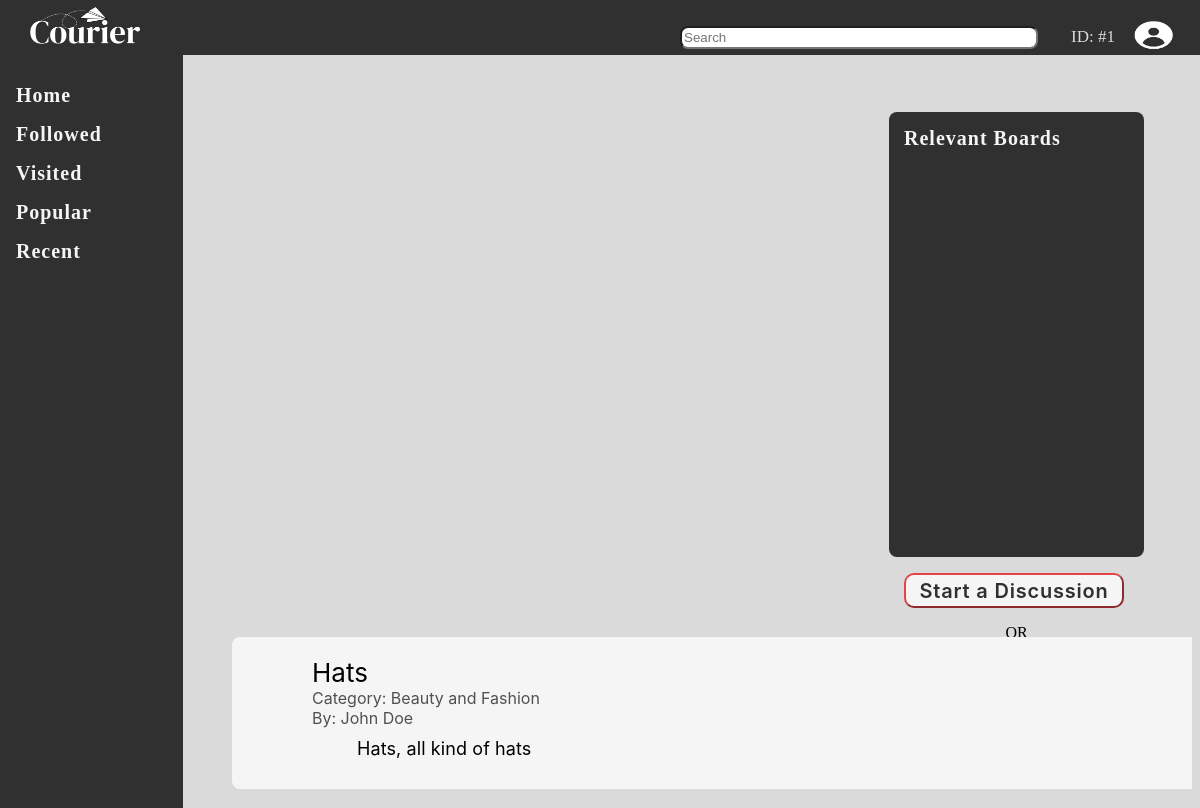
The page /courier/data/thread.php?id=4 (signed in) on the database its author committed.
### tables this page shows
CREATE TABLE `thread` (
  `id` int(11) NOT NULL,
  `header` varchar(255) DEFAULT NULL,
  `body` text DEFAULT NULL,
  `byUser_id` int(11) DEFAULT NULL,
  `thread_type_id` int(11) DEFAULT NULL,
  `followBy_id` int(11) DEFAULT NULL,
  `viewBy` int(11) DEFAULT NULL,
  `date_created` date DEFAULT NULL
);

CREATE TABLE `thread_type` (
  `id` int(11) NOT NULL,
  `name` varchar(255) DEFAULT NULL
);

CREATE TABLE `user` (
  `id` int(11) NOT NULL,
  `username` varchar(255) DEFAULT NULL,
  `email` varchar(255) DEFAULT NULL,
  `password` varchar(255) DEFAULT NULL,
  `country_id` int(11) DEFAULT NULL,
  `usertype_id` int(11) DEFAULT NULL,
  `date_created` date DEFAULT NULL,
  `birthday` date DEFAULT NULL
);

### courier/data/thread.php (the view, shortened to what this page needs)
<?php
    require_once "../index/index.php";
    if(isset($_GET['id'])){
        $id = $_GET['id'];
        $query = "SELECT t.*, t_t.name, u.username FROM  `thread` t, `thread_type` t_t, `user` u WHERE t.id = '$id' AND t.byUser_id = u.id AND t.thread_type_id = t_t.id";
        $result = mysqli_query($conn, $query);
        $row=mysqli_fetch_assoc($result);
    }
?>
<!DOCTYPE html>
<html lang="en">
<head>
    <link rel="stylesheet" href="thread.css">
</head>
<body>
    <div class="topPanel">
        <div class="logo">
            <a href="../userType/member/home.php" title="Go to home page"><img src="../media/logo/courier_logo_primary_alt.png" alt="Courier Logo" style="width: 120px"></a>
        </div>
        <span class="profileNav" onclick="openNav()" style>
            <div class="userProfile" title="<?php echo($_SESSION['user'])?>">
                <label class="profile">ID: #<?php echo($_SESSION['id'])?></label>
                <img src="../media/logo/profile.png" alt="profile icon" class="profileImage">
            </div>
        </span>
        <div class="searchBarContainer">
            <input class="searchBar" type="text" name="searchBar" placeholder="Search">
        </div>
    </div>
    <div class="sidePanelLeft">
        <div class="navigationMenu">
            <a href="../userType/member/home.php">
                <div class="navigationBtn navigationUnselected">
                    Home
                </div>
            </a>
            <a href="followed.php">
                <div class="navigationBtn navigationUnselected">
                    Followed
                </div>
            </a>
            <a href="visited.php">
                <div class="navigationBtn navigationUnselected">
                    Visited
                </div>
            </a>
            <a href="popular.php">
                <div class="navigationBtn navigationUnselected">
                    Popular
                </div>
            </a>
            <a href="recent.php">
                <div class="navigationBtn navigationUnselected">
                    Recent
                </div>
            </a>
        </div>
    </div>
    <div class="sidePanelRight">
        <div class="containerSecondary">
            <label class="navigationBtn relevantBoards">Relevant Boards</label>
        </div>
        <div class="createPostContainer">
            <a href="../create/newDiscussion2.php?id=<?php echo("$id")?>"><button class="createBtn">Start a Discussion</button></a>
            <p style="text-align: center;">OR</p>
            <a href="../create/newThread.php"><button class="createBtn">Create New Thread</button></a>
        </div>
    </div>
    <div class="container">
        <div class="threadInfo">
            <label for="threadTitle" class="threadInfo title"><?php echo($row['header'])?></label><br>
            <label for="threadType" class="threadInfo info">Category: <?php echo($row['name'])?></label><br>
            <label for="byUser " class="threadInfo info">By: <?php echo($row['username'])?></label><br>
            <div class="discriptionDiv">
                <label for="threadDescription " class="threadInfo description"><?php echo($row['body'])?></label><br>
            </div>
        </div>
    </div>
</body>
</html>

### courier/data/thread.css (style rules this page uses)
body { background-color: #dadada; overflow-y: scroll; min-height: 100vh; }
html { height: 100vh; }
html { overflow-y:hidden; }
a, a:hover, a:focus, a:active { text-decoration: none; color: inherit; }
.topPanel { position: fixed; padding-right: 20px; width: 100%; height: 65px; top: -10px; left: -8px; right: -20px; background: #303030; z-index: 1; }
.logo { width: 120px; position: fixed; float:left; top: -5px; left: 25px; }
.searchBarContainer { top: 55%; padding-right: 20px; position: relative; float: right; }
.searchBar { width: 350px; height: 17px; border-radius: 8px; }
.sidePanelLeft { position: fixed; float: left; padding-top: 6rem; width: 183px; height: 108%; top: -20px;; left: 0px; bottom: -2px; background: #303030; }
.navigationMenu { width: 166px; position: relative; display: flex; float: left; flex-direction: column; left: 1rem; }
.container { display: flex; flex-direction: row; flex-wrap: wrap; width: 975px; height: auto; border-radius: 8px; background: #f5f5f5; padding: 20px 80px 20px 80px; position: relative; left: 14rem; top: 5rem; -webkit-box-sizing: border-box; -moz-box-sizing: border-box; box-sizing: border-box; }
.sidePanelRight { position: sticky; float: right; margin-right: 3rem; margin-top: 6.5rem; width: 255px; height: 445px; top: 4.5rem; left: -15px; bottom: -2px; background: #303030; border-radius: 8px; z-index: 0; }
.containerSecondary { padding: 15px; }
.createPostContainer { margin-top: 25.5rem; }
.createBtn { position: relative; color: #303030; text-align: center; font-family: inter; font-style: normal; font-weight: 600; line-height: normal; letter-spacing: 0.8px; background: #f5f5f5; font-size: 20px; border-color: #e2454a; border-radius: 10px; height: 35px; width: 220px; left: 15px; cursor: pointer; }
.navigationBtn { position: relative; width: 166px; padding-top: 8px; padding-bottom: 8px; padding-left: -20px; text-align: left; font-size: 20px; font-style: normal; font-weight: 600; line-height: normal; letter-spacing: 1px; }
.navigationUnselected { color: #f5f5f5; }
.relevantBoards { color: #f5f5f5; }
.userProfile { top: 20%; margin-right: 4rem; padding-right: 20px; position: relative; float: right; width: 50px; height: 50px; }
.profile { color: #dadada; position: relative; float: left; text-align: center; top: 24px; font-size: 17px; width: 70px; }
.profileImage { position: relative; width: 45px; height: 45px; float: right; left: 65px; top: -2px; }
.threadInfo { border-radius: 8px; width: 100%; height: auto; flex-shrink: 0; font-family: Inter; font-style: normal; font-weight: 500px; line-height: normal; }
.title { color: #000; font-size: 26px; }
.info { color: #505050; font-size: 16px; }
.description { color: #000; font-size: 18px; padding-left: 20px; letter-spacing: 0.1px; }
.discriptionDiv { padding: 10px 25px 10px 25px; }

### rows shown on the page
thread: header "Hats", thread_type.name "Beauty and Fashion", byUser.username "John Doe", body "Hats, all kind of hats"

### other values the page prints
$_SESSION['id'] "1"
